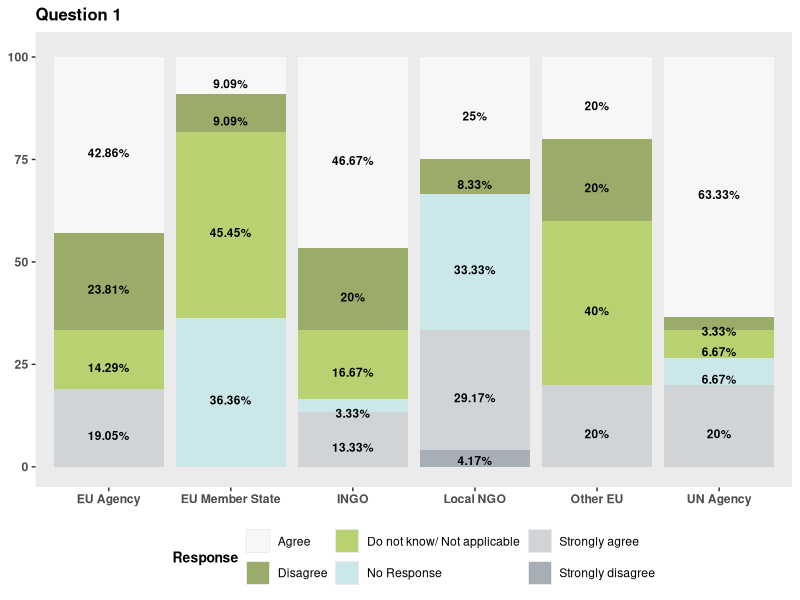

Write R code to recreate this figure.
## ---- chunk 1
knitr::opts_chunk$set(echo = TRUE)
## ---- chunk 2
library(tidyverse)
survey <- read_csv("./fake_survey.csv")
## ---- chunk 3
colours = c("#ffffff", "#648015", "#97c020","#b5e4e9", "#c0c5ca",	"#7c8692")

plot3 <- survey %>%
  mutate(Question == str_trim(Question, "both")) %>%
  filter(percentage > 0) %>%
  group_by(Question) %>% 
  nest() %>% 
  mutate(plot = map2(data, Question,
                     ~ggplot(data = .x, aes(x = stakeholder_group, y = percentage,
                                            fill = Response,
                                            label = paste0(percentage, "%"))) +
                       geom_bar(stat = "identity", alpha = .60) +
                       ggrepel::geom_text_repel(position = position_stack(vjust = .5),
                                                hjust = 0.5,
                                                direction = "y", 
                                                fontface = "bold",
                                                size = 3, vjust = 0, force = 1,
                                                min.segment.length = 1, 
                                                segment.size = .5,
                                                segment.colour = "lightgrey",
                                                box.padding = .1, 
                                                ylim = c(0, 100)) +
                       scale_y_continuous(limits = c(0, 101)) +
                       scale_x_discrete(labels = c("EU Agency" = "EU Agency",
                                                   "International NGO" = "INGO",
                                                   "Local NGO" = "Local NGO",
                                                   "Other EU" = "Other EU", 
                                                   "UN Agency" = "UN Agency")) +
                       scale_fill_manual(values = colours) + 
                       theme(panel.grid = element_blank(),
                             panel.grid.minor = element_blank(),
                             axis.text.x = element_text(face = "bold"),
                             axis.text.y = element_text(face = "bold"),
                             axis.title.x = element_blank(),
                             axis.title.y = element_blank(),
                             title = element_text(face = "bold", size = 10,
                                                  colour = "black"),
                             legend.position = "bottom") + 
                       ggtitle(str_wrap(.y, width = 80))
  ))

## ---- chunk 4
map2(plot3, "[", 1)
